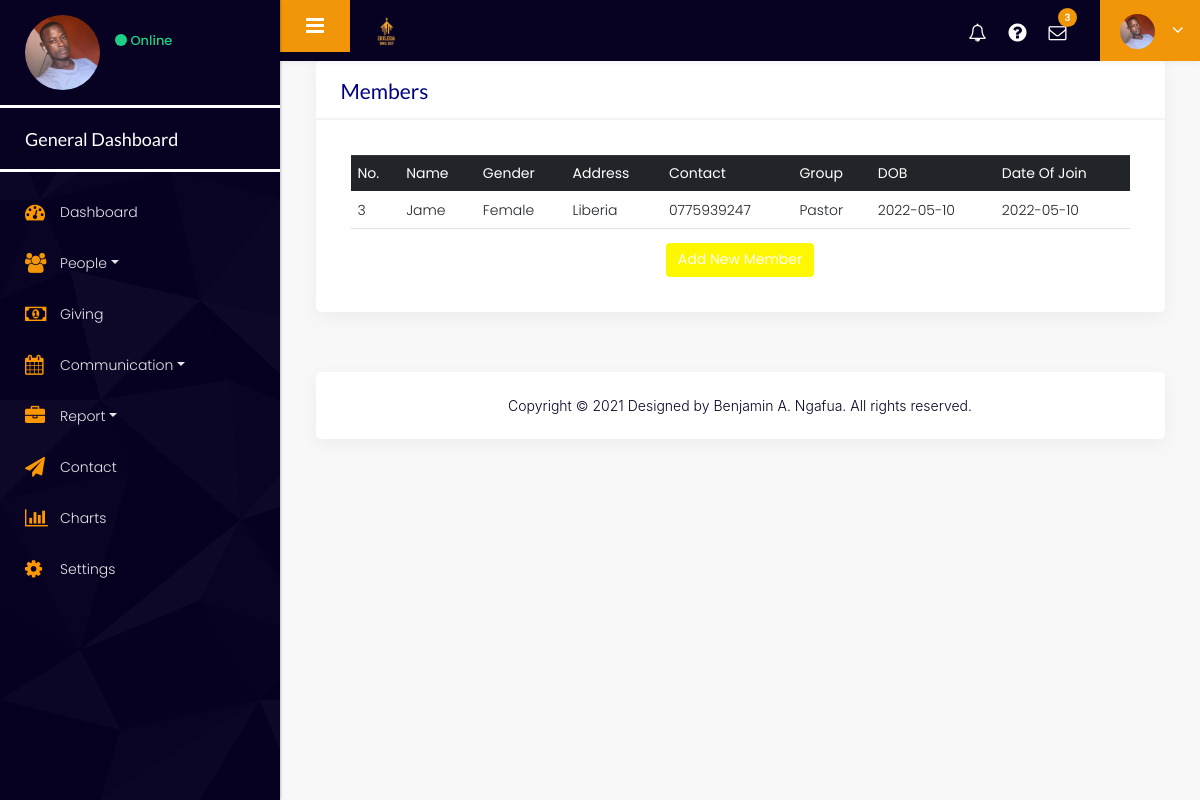
/member (signed in), run on an earlier commit of the app's database.
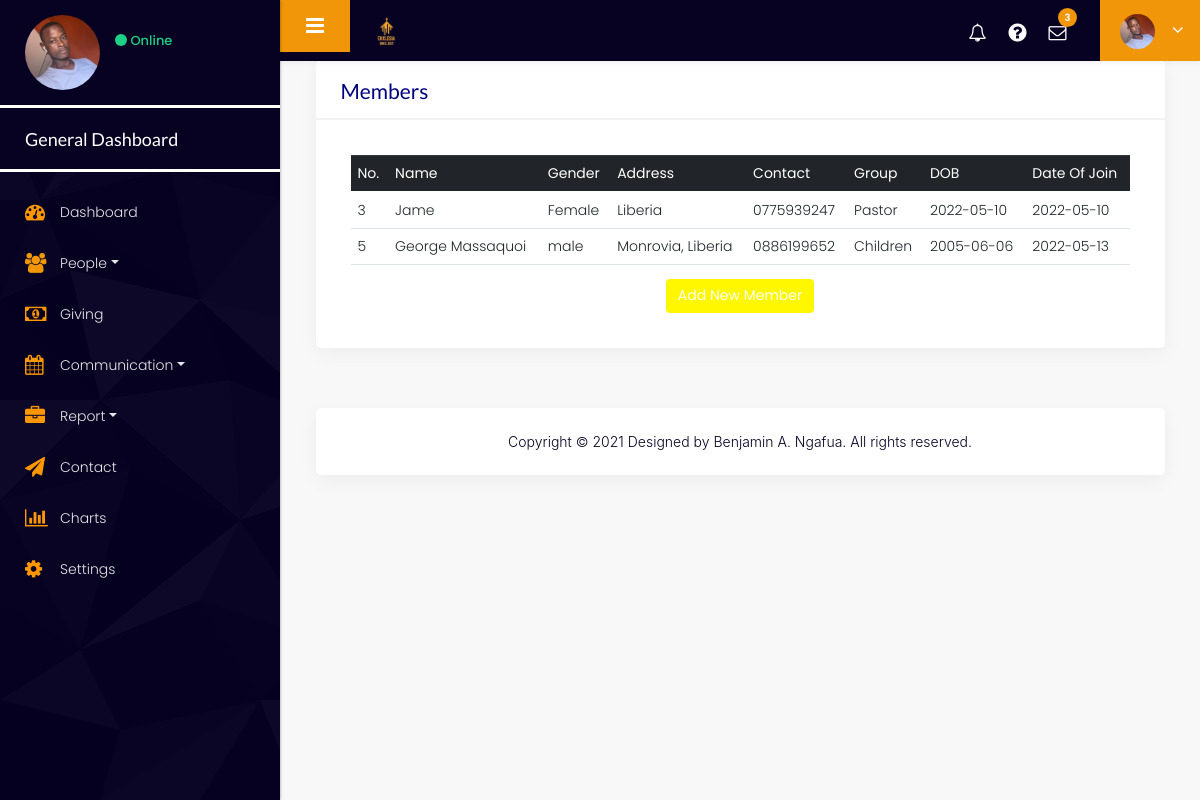
And on a later commit of the database.
### tables this page shows
CREATE TABLE members (
        account_id INTEGER,
        member_id INTEGER PRIMARY KEY,
        name TEXT NOT NULL,
        contact TEXT NOT NULL,
        address TEXT NOT NULL,
        department_group TEXT NOT NULL,
        mail TEXT NOT NULL,
        date_of_birth TEXT NOT NULL,
        gender TEXT NOT NULL,
        join_status TEXT NOT NULL,
        joined_date DATETIME,
        FOREIGN KEY(account_id) REFERENCES account(account_id)
);

### churchAPP/views.py (the view)
@views.route("/member")
@login_required
def displayMember():
    members = db.execute("SELECT * FROM members WHERE account_id=?", churchId())
    return render_template("member.html",members=members)

### churchAPP/auth.py (called while the page is built)
@auth.before_app_request
def load_logged_in_user():
    user_id = session.get('user_id')
    if user_id is None:
        g.user = None
    else:
        g.user = db.execute(
            'SELECT * FROM account WHERE account_id = ?', (user_id,)
        )[0]

def login_required(view):
    @functools.wraps(view)
    def wrapped_view(**kwargs):
        if g.user is None:
            return redirect("/login")
        return view(**kwargs)
    return wrapped_view

### churchAPP/views.py (called while the page is built)
def churchId():
    row = db.execute("SELECT account_id FROM account WHERE account_id =?", session["user_id"])[0]["account_id"]
    return row

### churchAPP/templates/member.html
{% extends "layout.html" %} {% block innerContaint %}
<div class="container-fluid">
    <div class="row">
        <div class="col-md-12">
            <div class="white_shd full margin_bottom_30">
                <div class="full graph_head">
                    <div class="heading1 margin_0">
                        <h2>Members</h2>
                    </div>
                </div>
                <div class="table_section padding_infor_info">
                    <div class="table-responsive-sm">
                        <table class="table">
                            <thead class="thead-dark">
                                <tr>
                                    <th>No.</th>
                                    <th>Name</th>
                                    <th>Gender</th>
                                    <th>Address</th>
                                    <th>Contact</th>
                                    <th>Group</th>
                                    <th>DOB</th>
                                    <th>Date Of Join</th>
                                </tr>
                            </thead>
                            <tbody>
                                {% for member in members %}
                                <tr>
                                    <td>{{member.member_id}}</td>
                                    <td>{{member.name}} </td>
                                    <td>{{member.gender}}</td>
                                    <td>{{member.address}}</td>
                                    <td>{{member.contact}}</td>
                                    <td>{{member.department_group}}</td>
                                    <td>{{member.date_of_birth}}</td>
                                    <td>{{member.joined_date}}</td>
                                </tr>
                                {% endfor %}
                            </tbody>
                        </table>
                        <div class="button_block center"><button type="button" class="btn cur-p btn-primary"><a href="/add-new-member" id="a">Add New Member</a></button></div>
                    </div>
                </div>
            </div>
        </div>
    </div>
</div>
{% endblock %}

### churchAPP/templates/layout.html (shortened to what this page needs)
<!DOCTYPE html>
<html lang="en">
<head>
    <link rel="stylesheet" href="https://cdnjs.cloudflare.com/ajax/libs/font-awesome/4.6.3/css/font-awesome.min.css">
    <link rel="stylesheet" href="https://maxcdn.bootstrapcdn.com/bootstrap/4.0.0/css/bootstrap.min.css">
    <link rel="stylesheet" href="{{url_for('static', filename='17/css/styles.css')}}">
    <link rel="stylesheet" href="{{url_for('static', filename='css/color_2.css')}}" />
    <link rel="stylesheet" href="https://cdnjs.cloudflare.com/ajax/libs/bootstrap-select/1.13.18/css/bootstrap-select.min.css" />
    <link rel="stylesheet" href="{{url_for('static', filename='css/perfect-scrollbar.css')}}" />
    <link rel="stylesheet" href="{{url_for('static', filename='css/custom.css')}}" />
    <link rel="stylesheet" href="https://cdnjs.cloudflare.com/ajax/libs/semantic-ui/2.1.4/semantic.min.css" />
    <link rel="stylesheet" href="https://cdnjs.cloudflare.com/ajax/libs/fancybox/3.5.7/jquery.fancybox.min.css" />
    <link rel="stylesheet" href="{{url_for('static', filename='style.css')}}" />
    <link rel="stylesheet" href="https://cdnjs.cloudflare.com/ajax/libs/flexslider/2.7.1/flexslider.css">
    <link rel="stylesheet" href="{{url_for('static', filename='css/responsive.css')}}" />
</head>
<body class="dashboard dashboard_1">
    <div class="full_container">
        <div class="inner_container">
            <nav id="sidebar" id="bbg">
                <div class="sidebar_blog_1">
                    <div class="sidebar_user_info">
                        <div class="user_profle_side">
                            <div class="user_img">
                                <img class="img-responsive" src="{{url_for('static', filename='images/layout_img/user_img.jpg')}}" alt="#" /></div>
                            <div class="user_info">
                                <p><span class="online_animation"></span> Online</p>
                            </div>
                        </div>
                    </div>
                </div>
                <div class="sidebar_blog_2">
                    <h4>General Dashboard</h4>
                    <ul class="list-unstyled components">
                        <li class="active"><a href="/dashboard"><i class="fa fa-dashboard yellow_color"></i> <span>Dashboard</span></a></li>
                        <li><a href="#element" data-toggle="collapse" aria-expanded="false" class="dropdown-toggle"><i class="fa fa-users orange_color"> </i> <span>People</span></a>
                        </li>
                        <li><a href="/offering"><i class="fa fa-money yellow_color"></i> <span>Giving</span></a>
                        </li>
                        <li>
                            <a href="#apps" data-toggle="collapse" aria-expanded="false" class="dropdown-toggle"><i class="fa fa-calendar yellow_color"></i><span>Communication</span></a>
                        </li>
                        <li><a href="#report" data-toggle="collapse" aria-expanded="false" class="dropdown-toggle"><i class="fa fa-briefcase  yellow_color"></i> <span>Report</span></a>
                        </li>
                        <li>
                            <a href="#">
                                <i class="fa fa-paper-plane yellow_color"></i> <span>Contact</span></a>
                        </li>
                        <li><a href="#"><i class="fa fa-bar-chart-o yellow_color"></i> <span>Charts</span></a></li>
                        <li><a href="#"><i class="fa fa-cog yellow_color"></i> <span>Settings</span></a></li>
                    </ul>
                </div>
            </nav>
            <div id="content">
                <div class="topbar">
                    <nav class="navbar navbar-expand-lg navbar-light">
                        <div class="full">
                            <button type="button" id="sidebarCollapse" class="sidebar_toggle"><i class="fa fa-bars"></i></button>
                            <div class="logo_section">
                                <a href="/dashboard"><img class="img-responsive rounded" src="{{url_for('static', filename='images/logo/logo.png')}}" alt="#" /></a>
                            </div>
                            <div class="right_topbar">
                                <div class="icon_info">
                                    <ul>
                                        <li title="notifications"><a href="#"><i class="fa fa-bell-o"></i></a></li>
                                        <li><a href="#"><i class="fa fa-question-circle"></i></a></li>
                                        <li><a href="#"><i class="fa fa-envelope-o"></i><span class="badge">3</span></a></li>
                                    </ul>
                                    <ul class="user_profile_dd">
                                        <li>
                                            <a class="dropdown-toggle" data-toggle="dropdown"><img class="img-responsive rounded-circle" src="{{url_for('static', filename='images/layout_img/user_img.jpg')}}" alt="#" /></a>
                                        </li>
                                    </ul>
                                </div>
                            </div>
                        </div>
                    </nav>
                </div>
                <div class="midde_cont">
                     {% block innerContaint %} {% endblock %}
                    <div class="container-fluid text-warning">
                        <div class="footer">
                            <p>Copyright © 2021 Designed by Benjamin A. Ngafua. All rights reserved.
                            </p>
                        </div>
                    </div>
                </div>
            </div>
        </div>
    </div>
</body>
</html>

### churchAPP/static/css/color_2.css (style rules this page uses)
.topbar .navbar { background: rgb(201, 199, 199); box-shadow: 0 2px 5px rgba(0, 0, 0, 0.05); }
.sidebar_user_info { background: rgb(201, 199, 199); }
.sidebar_toggle { background: #0971b8; }
.icon_info ul.user_profile_dd>li { background: #0971b8; }
.icon_info span.badge { background: #0971b8; }
.icon_info ul li a { color: #333; }
#sidebar h4 { background: #f3f3f3; color: #222; border-bottom: none; }
#sidebar { background: rgb(201, 199, 199); background-image: url("../images/layout_img/pattern_h.png"); }
#sidebar ul li a { color: #222; }

### churchAPP/static/css/perfect-scrollbar.css (style rules this page uses)
.ps { overflow: hidden !important; overflow-anchor: none; -ms-overflow-style: none; touch-action: auto; -ms-touch-action: auto; }

What changed in the data, as far as the page shows it:
added members: member_id "5", name "George Massaquoi", gender "male", address "Monrovia, Liberia", contact "0886199652", department_group "Children", date_of_birth "2005-06-06", joined_date "2022-05-13"
